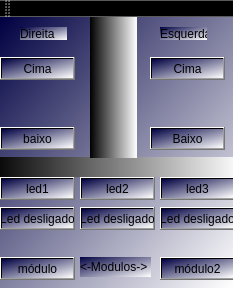
<?xml version="1.0" encoding="UTF-8"?>
<ui version="4.0">
 <class>MainWindow</class>
 <widget class="QMainWindow" name="MainWindow">
  <property name="geometry">
   <rect>
    <x>0</x>
    <y>0</y>
    <width>233</width>
    <height>288</height>
   </rect>
  </property>
  <property name="windowTitle">
   <string>AD.controller 1.0</string>
  </property>
  <property name="styleSheet">
   <string notr="true">background-color: qlineargradient(spread:reflect, x1:0, y1:0, x2:1, y2:1, stop:0 rgba(0, 0, 66, 255), stop:1 rgba(255, 255, 255, 255));</string>
  </property>
  <widget class="QWidget" name="centralwidget">
   <widget class="QPushButton" name="baixodir">
    <property name="geometry">
     <rect>
      <x>0</x>
      <y>110</y>
      <width>75</width>
      <height>23</height>
     </rect>
    </property>
    <property name="text">
     <string>baixo</string>
    </property>
   </widget>
   <widget class="QPushButton" name="cimadir">
    <property name="geometry">
     <rect>
      <x>0</x>
      <y>40</y>
      <width>75</width>
      <height>23</height>
     </rect>
    </property>
    <property name="text">
     <string>Cima</string>
    </property>
   </widget>
   <widget class="QPushButton" name="cimaesq">
    <property name="geometry">
     <rect>
      <x>150</x>
      <y>40</y>
      <width>75</width>
      <height>23</height>
     </rect>
    </property>
    <property name="text">
     <string>Cima</string>
    </property>
   </widget>
   <widget class="QPushButton" name="led1">
    <property name="geometry">
     <rect>
      <x>0</x>
      <y>160</y>
      <width>75</width>
      <height>23</height>
     </rect>
    </property>
    <property name="text">
     <string>led1</string>
    </property>
   </widget>
   <widget class="QPushButton" name="led2">
    <property name="geometry">
     <rect>
      <x>80</x>
      <y>160</y>
      <width>75</width>
      <height>23</height>
     </rect>
    </property>
    <property name="text">
     <string>led2</string>
    </property>
   </widget>
   <widget class="QPushButton" name="led3">
    <property name="geometry">
     <rect>
      <x>160</x>
      <y>160</y>
      <width>75</width>
      <height>23</height>
     </rect>
    </property>
    <property name="text">
     <string>led3</string>
    </property>
   </widget>
   <widget class="QLabel" name="label">
    <property name="geometry">
     <rect>
      <x>-10</x>
      <y>140</y>
      <width>251</width>
      <height>20</height>
     </rect>
    </property>
    <property name="styleSheet">
     <string notr="true">background-color: qconicalgradient(cx:0.5, cy:0.5, angle:0, stop:0 rgba(35, 40, 3, 255), stop:0.16 rgba(136, 106, 22, 255), stop:0.225 rgba(166, 140, 41, 255), stop:0.285 rgba(204, 181, 74, 255), stop:0.345 rgba(235, 219, 102, 255), stop:0.415 rgba(245, 236, 112, 255), stop:0.52 rgba(209, 190, 76, 255), stop:0.57 rgba(187, 156, 51, 255), stop:0.635 rgba(168, 142, 42, 255), stop:0.695 rgba(202, 174, 68, 255), stop:0.75 rgba(218, 202, 86, 255), stop:0.815 rgba(208, 187, 73, 255), stop:0.88 rgba(187, 156, 51, 255), stop:0.935 rgba(137, 108, 26, 255), stop:1 rgba(35, 40, 3, 255));
background-color: qlineargradient(spread:pad, x1:0, y1:0, x2:1, y2:0, stop:0 rgba(0, 0, 0, 255), stop:1 rgba(255, 255, 255, 255));</string>
    </property>
    <property name="text">
     <string/>
    </property>
   </widget>
   <widget class="QLabel" name="label_2">
    <property name="geometry">
     <rect>
      <x>90</x>
      <y>0</y>
      <width>47</width>
      <height>141</height>
     </rect>
    </property>
    <property name="styleSheet">
     <string notr="true">color: rgb(255, 255, 255);
background-color: qlineargradient(spread:pad, x1:0, y1:0, x2:1, y2:0, stop:0 rgba(0, 0, 0, 255), stop:1 rgba(255, 255, 255, 255));</string>
    </property>
    <property name="text">
     <string/>
    </property>
   </widget>
   <widget class="QLabel" name="label_3">
    <property name="geometry">
     <rect>
      <x>20</x>
      <y>10</y>
      <width>47</width>
      <height>13</height>
     </rect>
    </property>
    <property name="text">
     <string>Direita</string>
    </property>
   </widget>
   <widget class="QLabel" name="label_4">
    <property name="geometry">
     <rect>
      <x>160</x>
      <y>10</y>
      <width>47</width>
      <height>13</height>
     </rect>
    </property>
    <property name="text">
     <string>Esquerda</string>
    </property>
   </widget>
   <widget class="QPushButton" name="modulo">
    <property name="geometry">
     <rect>
      <x>0</x>
      <y>240</y>
      <width>75</width>
      <height>23</height>
     </rect>
    </property>
    <property name="text">
     <string>módulo</string>
    </property>
   </widget>
   <widget class="QPushButton" name="modulo2">
    <property name="geometry">
     <rect>
      <x>160</x>
      <y>240</y>
      <width>75</width>
      <height>23</height>
     </rect>
    </property>
    <property name="text">
     <string>módulo2</string>
    </property>
   </widget>
   <widget class="QLabel" name="label_5">
    <property name="geometry">
     <rect>
      <x>80</x>
      <y>240</y>
      <width>71</width>
      <height>20</height>
     </rect>
    </property>
    <property name="text">
     <string>&lt;-Modulos-&gt;</string>
    </property>
   </widget>
   <widget class="QPushButton" name="baixoesq">
    <property name="geometry">
     <rect>
      <x>150</x>
      <y>110</y>
      <width>75</width>
      <height>23</height>
     </rect>
    </property>
    <property name="text">
     <string>Baixo</string>
    </property>
   </widget>
   <widget class="QPushButton" name="led1des">
    <property name="geometry">
     <rect>
      <x>0</x>
      <y>190</y>
      <width>75</width>
      <height>23</height>
     </rect>
    </property>
    <property name="text">
     <string>Led desligado</string>
    </property>
   </widget>
   <widget class="QPushButton" name="led2des">
    <property name="geometry">
     <rect>
      <x>80</x>
      <y>190</y>
      <width>75</width>
      <height>23</height>
     </rect>
    </property>
    <property name="text">
     <string>Led desligado</string>
    </property>
   </widget>
   <widget class="QPushButton" name="led3des">
    <property name="geometry">
     <rect>
      <x>160</x>
      <y>190</y>
      <width>75</width>
      <height>23</height>
     </rect>
    </property>
    <property name="text">
     <string>Led desligado</string>
    </property>
   </widget>
  </widget>
  <widget class="QToolBar" name="toolBar">
   <property name="windowTitle">
    <string>toolBar</string>
   </property>
   <attribute name="toolBarArea">
    <enum>TopToolBarArea</enum>
   </attribute>
   <attribute name="toolBarBreak">
    <bool>false</bool>
   </attribute>
  </widget>
 </widget>
 <resources/>
 <connections/>
</ui>
